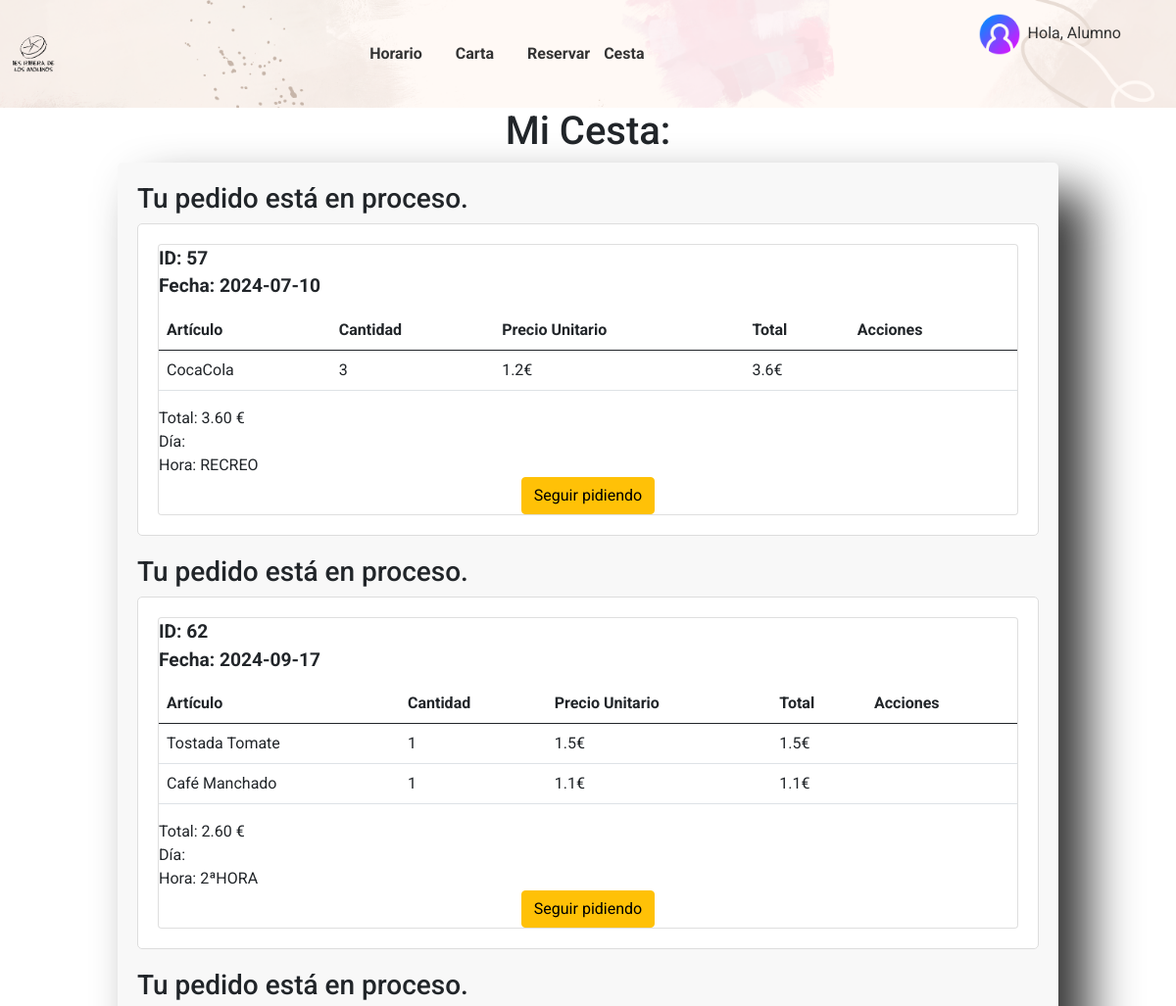
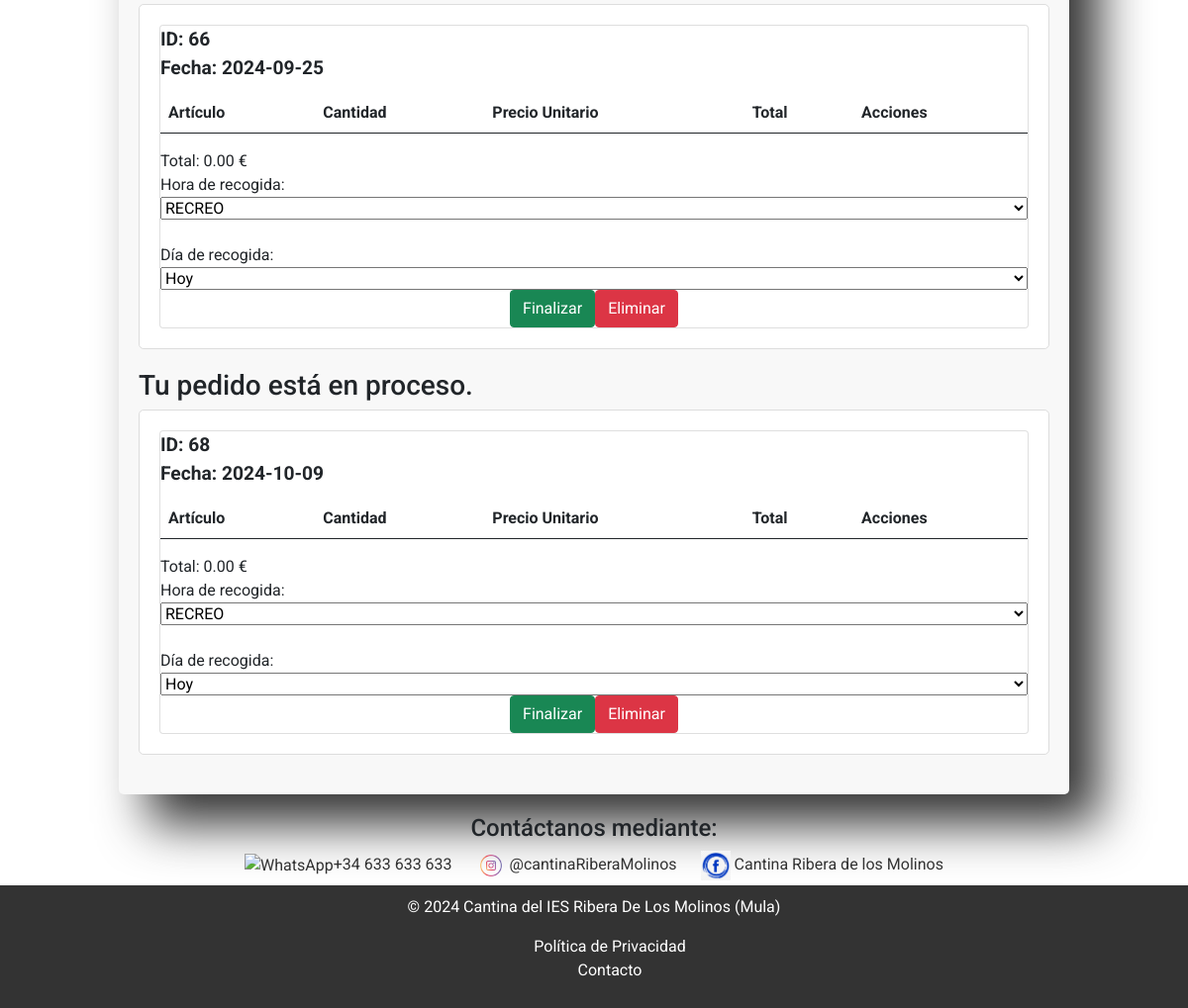
The app's page /TFG/cesta.php (signed in), older data (2 pictures, top to bottom).
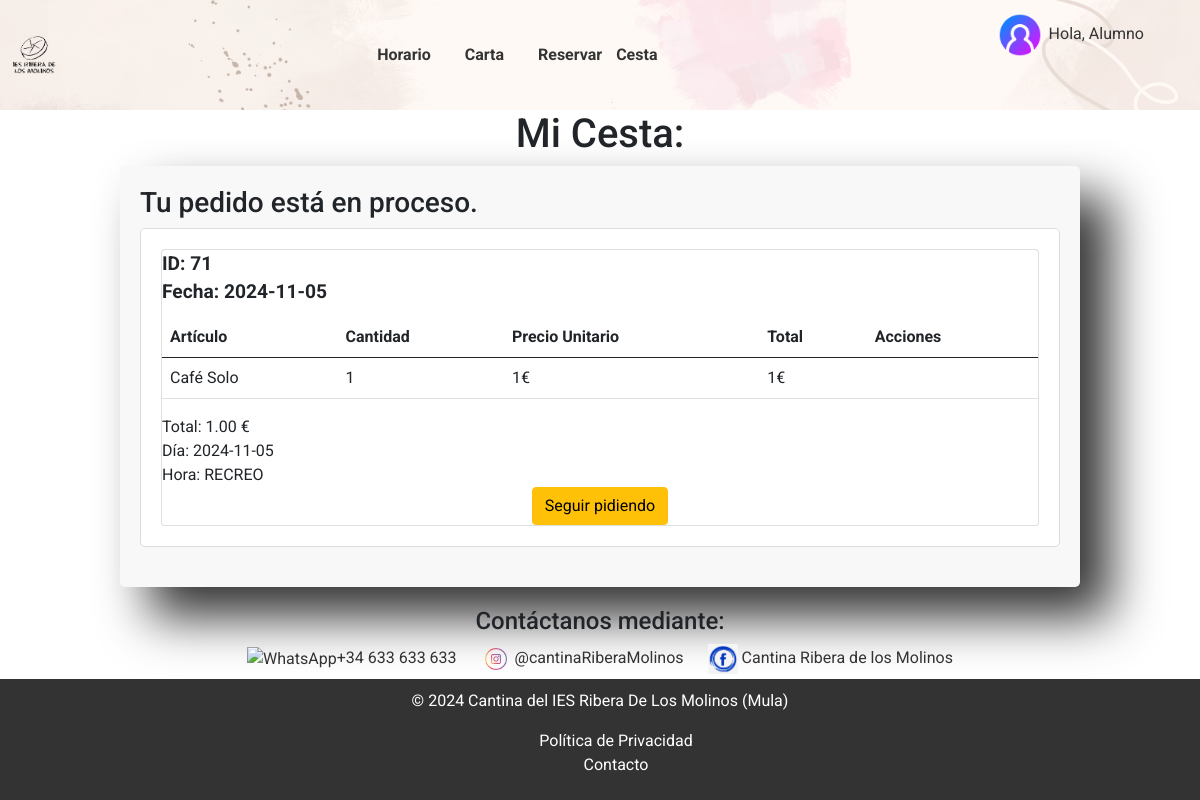
The same page, newer data.
### tables this page shows
CREATE TABLE `pedido` (
  `idPedido` int(11) NOT NULL,
  `idUsuario` int(11) NOT NULL,
  `fecha` date NOT NULL,
  `hora` time NOT NULL,
  `fechaRecogida` date DEFAULT NULL,
  `pagado` tinyint(1) NOT NULL,
  `realizado` tinyint(1) NOT NULL,
  `precioPedido` decimal(10,2) NOT NULL,
  `finalizado` tinyint(1) DEFAULT NULL,
  `horaRecogida` varchar(50) DEFAULT NULL,
  `siendoRealizado` tinyint(1) DEFAULT NULL
);

CREATE TABLE `articulo` (
  `idArticulo` int(11) NOT NULL,
  `articulo` varchar(200) NOT NULL,
  `pvp` float NOT NULL,
  `precioCompra` float NOT NULL,
  `stock` int(11) NOT NULL,
  `idProveedor` int(11) NOT NULL,
  `idCategoria` int(11) NOT NULL
);

### TFG/db/bd.inc.php (called while the page is built, shortened)
<?php
function conectar() {
    try {
        $host = "localhost";
        $basedatos = "tfg";
        $usuario = "root";
        $password = "";
        return new PDO("mysql:host=$host;dbname=$basedatos", $usuario, $password);
    } catch (PDOException $e) {
        echo $e->getMessage();
    }
}
function obtenerNombreArticulo($idArticulo) {
    $conexion = conectar();
    $sql = $conexion->prepare("SELECT articulo FROM articulo WHERE idArticulo=:idArticulo");
    $sql->bindParam(':idArticulo', $idArticulo);
    $sql->execute();
    $sql->setFetchMode(PDO::FETCH_ASSOC);
    $resultado = $sql->fetch();
    return $resultado['articulo'];
}
function obtenerPrecioArticulo($idArticulo) {
    $conexion = conectar();
    $sql = $conexion->prepare("SELECT pvp FROM articulo WHERE idArticulo=:idArticulo");
    $sql->bindParam(':idArticulo', $idArticulo);
    $sql->execute();
    $sql->setFetchMode(PDO::FETCH_ASSOC);
    $resultado = $sql->fetch();
    return $resultado['pvp'];
}
function obtenerIdUsuario() {
    if(session_status() == PHP_SESSION_ACTIVE && isset($_SESSION['correo'])) {
        $conexion = conectar();
        $sql = $conexion->prepare("SELECT idUsuario FROM usuario WHERE correo=:correo");
        $sql->bindParam(':correo', $_SESSION['correo']);
        $sql->execute();
        $sql->setFetchMode(PDO::FETCH_ASSOC);
        $resultado = $sql->fetch();
        return $resultado['idUsuario'];
    } else {
        return null;
    }
}
function obtenerPedidosNoPagados($idUsuario) {
    $conexion = conectar();
    $sql = $conexion->prepare("SELECT * FROM `pedido` WHERE `idUsuario` = :idUsuario AND `pagado` = 0");
    $sql->bindParam(':idUsuario', $idUsuario, PDO::PARAM_INT);
    $sql->execute();
    return $sql->fetchAll(PDO::FETCH_ASSOC);
}
function obtenerLineasPedido($idPedido) {
    $conexion = conectar();
    $sql = $conexion->prepare("SELECT * FROM `pedido-linea` WHERE `idPedido`=:idPedido");
    $sql->bindParam(':idPedido', $idPedido);
    $sql->execute();
    $sql->setFetchMode(PDO::FETCH_ASSOC);
    return $sql->fetchAll();
}
function obtenerEstadoPedido($idPedido) {
    $conexion = conectar();
    $sql = $conexion->prepare("SELECT realizado FROM pedido WHERE idPedido = :idPedido");
    $sql->bindValue(':idPedido', $idPedido);
    $sql->execute();
    $pedido = $sql->fetch(PDO::FETCH_ASSOC);
    if ($pedido) {
        return $pedido['realizado'];
    } else {
        return false;
    }
}
function obtenerFinalizadoPedido($idPedido) {
    $conexion = conectar();
    $sql = $conexion->prepare("SELECT finalizado FROM pedido WHERE idPedido = :idPedido");
    $sql->bindValue(':idPedido', $idPedido);
    $sql->execute();
    $pedido = $sql->fetch(PDO::FETCH_ASSOC);
    if ($pedido) {
        return $pedido['finalizado'];
    } else {
        return false;
    }
}

### TFG/cesta.php (the view, shortened to what this page needs)
<!DOCTYPE html>
<html lang="es">
<head>
    <link rel="stylesheet" href="./CSS/index.css">
    <link rel="stylesheet" href="./CSS/cesta.css">
    <link href="https://cdn.jsdelivr.net/npm/bootstrap@5.0.0/dist/css/bootstrap.min.css" rel="stylesheet">
    <link rel="stylesheet" href="https://cdnjs.cloudflare.com/ajax/libs/font-awesome/5.15.3/css/all.min.css">
    <link href="https://cdn.jsdelivr.net/npm/bootstrap-icons/font/bootstrap-icons.css" rel="stylesheet">
</head>
<?php
include("./includes/header.php");
include './db/bd.inc.php';
?>
<body>
    <?php
    if (isset($_SESSION['hola'])) {
        echo '<h1 class="titulo">Mi Cesta:</h1>';
        echo '<div class="cesta">';
        $idUsuario = obtenerIdUsuario();
        $pedidosNoPagados = obtenerPedidosNoPagados($idUsuario);
        if ($pedidosNoPagados) {
            foreach ($pedidosNoPagados as $pedido) {
                $idPedido = $pedido['idPedido'];
                $estadoPedido = obtenerEstadoPedido($idPedido);
                $finalizadoPedido = obtenerFinalizadoPedido($idPedido);
                if ($estadoPedido) {
                    echo '<h3>Tu pedido ha sido realizado y está preparado para la entrega</h3>';
                } else {
                    echo '<h3>Tu pedido está en proceso.</h3>';
                }
                echo "<div class='pedidoUsuario' id='pedido-$idPedido'>";
                echo "<div class='card'>";
                echo "<div class='pedido'>";
                echo "ID: " . $pedido["idPedido"] . "<br>" . "Fecha: " . $pedido["fecha"] . "<br>";
                echo "</div>";
                echo "<table class='table'>";
                echo "<thead><tr><th>Artículo</th><th>Cantidad</th><th>Precio Unitario</th><th>Total</th><th>Acciones</th></tr></thead>";
                echo "<tbody>";
                $lineasPedido = obtenerLineasPedido($idPedido);
                foreach ($lineasPedido as $linea) {
                    $nombreArticulo = obtenerNombreArticulo($linea["idArticulo"]);
                    $precioArticulo = obtenerPrecioArticulo($linea["idArticulo"]);
                    $precioTotal = $precioArticulo * $linea["cantidad"];
                    echo "<tr>";
                    echo "<td>" . $nombreArticulo . "</td>";
                    echo "<td>" . $linea["cantidad"] . "</td>";
                    echo "<td>" . $precioArticulo . "€</td>";
                    echo "<td>" . $precioTotal . "€</td>";
                    echo "<td>";
                    echo "</td></tr>";
                }
                echo "</tbody></table>";
                echo "<div id='total-$idPedido'>Total: " . $pedido["precioPedido"] . " €</div>";
                if ($finalizadoPedido) {
                    echo "<div id='recogida-$idPedido'>Día: " . $pedido["fechaRecogida"] . "</div>";
                    echo "<div id='recogida-$idPedido'>Hora: " . $pedido["horaRecogida"] . "</div>";
                }
                if (!$estadoPedido) {
                    if ($finalizadoPedido) {
                        echo '<center><button type="button" class="finalizar btn btn-warning" data-id="'.$idPedido.'" onclick="finalizarPedido('.$idPedido.')">Seguir pidiendo</button></center>';
                    } else {
                        echo "<label>Hora de recogida:</label>";
                        echo '<select id="horaRecogida" name="horaRecogida">
                                <option value="RECREO" selected>RECREO</option>
                                <option value="1ªHORA">1ª HORA</option>
                                <option value="2ªHORA">2ª HORA</option>
                                <option value="3ªHORA">3ª HORA</option>
                                <option value="4ªHORA">4ª HORA</option>
                                <option value="5ªHORA">5ª HORA</option>
                              </select>';
                        echo "<br><label>Día de recogida:</label>";
                        echo '<select id="fechaRecogida" name="fechaRecogida">
                                <option value="HOY" selected>Hoy</option>
                                <option value="MAÑANA">Mañana</option>
                              </select>';
                        echo '<center><button type="button" class="finalizar btn btn-success" data-id="'.$idPedido.'" onclick="finalizarPedido('.$idPedido.')">Finalizar</button>';
                        echo '<button type="button" class="btn btn-danger" onclick="eliminarPedido('.$idPedido.')">Eliminar</button></center>';
                    }
                }
                echo "</div></div>";
            }
        } else {
            echo '<h3>No tienes pedidos pendientes.</h3>';
        }
        echo '</div>';
    } else {
        echo '<div class="login-message">';
        echo '<h1 class="tituloReserva">Por favor inicie sesión para seguir</h1>';
        echo '<p class="pIniciar">Para poder hacer un pedido tienes que <a href="/TFG-main/TFG/InicioDeSesion/inicioSesion.php" class="aIniciar">iniciar sesión</a></p>';
        echo '</div>';
    }
    ?>
</body>
<?php
include("./includes/footer.php")
?>
</html>

### TFG/includes/header.php (shortened to what this page needs)
<link rel="stylesheet" href="/TFG-MAIN/TFG/CSS/header.css">
<header>
    <div class="header">
        <a href="/TFG-MAIN/TFG/index.php" class="no-animation"><img src="/TFG-MAIN/TFG/IMAGES/logoRibera.png" alt="Logo de la Cantina"></a>
        <nav>
            <ul>
                <li><a href="/TFG-MAIN/TFG/horario.php">Horario</a></li>
                <li>
    <a href="/TFG-MAIN/TFG/cartas/cartaEntera.php">Carta</a>
</li>
                <li>
<?php
if (isset($_SESSION['tipo']) && $_SESSION['tipo'] == 'Trabajador') {
    echo '<a href="/TFG-MAIN/TFG/trabajador/contabilidad.php">Contabilidad </a>';
    echo '<a href="/TFG-main/TFG/trabajador/usuarios.php">Usuarios </a>';
    echo '<div class="dropdown">';
    echo '<a href="/TFG-MAIN/TFG/trabajador/pedidos.php">Pedidos</a>';
    echo '<div class="dropdown-content">';
    echo '<a href="/TFG-MAIN/TFG/trabajador/pedidos/pendientes.php">Pendientes</a>';
    echo '<a href="/TFG-MAIN/TFG/trabajador/pedidos/proceso.php">Realizandose</a>';
    echo '<a href="/TFG-MAIN/TFG/trabajador/pedidos/terminados.php">Terminados</a>';
    echo '<a href="/TFG-MAIN/TFG/trabajador/pedidos/pagados.php">Pagados</a>';
    echo '</div>';
    echo '</div>';
    echo '<a href="/TFG-MAIN/TFG/trabajador/productos.php">Productos</a>';
    echo '<a href="/TFG-MAIN/TFG/reservaPedido.php">  Reservar   </a>';
    echo '<a href="/TFG-MAIN/TFG/cesta.php"> Cesta   </a>';
} else {
    echo '<a href="/TFG-MAIN/TFG/reservaPedido.php">  Reservar   </a>';
    echo '<a href="/TFG-MAIN/TFG/cesta.php"> Cesta   </a>';
}
?>
            </li>
            </ul>
        </nav>
        <?php
if (isset($_SESSION['username'])) {
    echo '<div class="user-icon">';
    switch ($_SESSION['tipo']) {
        case 'Alumno':
            $user_icon = 'user_icon_a.png';
            break;
    }
    echo '<a href="/TFG-main/TFG/InicioDeSesion/miPerfil.php" class="no-animation"> <img src="/TFG-MAIN/TFG/IMAGES/' . $user_icon . '" alt="Icono de usuario"> Hola, ' . $_SESSION['username'] .'</p> </a>';
    echo '</div>';
} else {
    echo '<a href="/TFG-main/TFG/InicioDeSesion/inicioSesion.php">Iniciar Sesión</a>';
}
?>
    </div>
</header>

### TFG/includes/footer.php
<link rel="stylesheet" href="/TFG-MAIN/TFG/CSS/footer.css">
<footer>
        <div class="social-media">
            <h4>Contáctanos mediante:</h4>
            <a href="https://wa.me/tunumerodewhatsapp" target="_blank"><img src="/TFG-MAIN/TFG/IMAGES/whatsapp.jpg" alt="WhatsApp">+34 633 633 633</a>
            <a href="https://www.instagram.com/tuperfildeinstagram/" target="_blank"><img src="/TFG-MAIN/TFG/IMAGES/instagram.png" alt="Instagram"> @cantinaRiberaMolinos</a>
            <a href="https://www.facebook.com/tuperfildefacebook/" target="_blank"><img src="/TFG-MAIN/TFG/IMAGES/facebook.png" alt="Facebook"> Cantina Ribera de los Molinos</a>
        </div>
        <div class="site-footer">
            <div class="footer-content">
                <p>&copy; 2024 Cantina del IES Ribera De Los Molinos (Mula)</p>
                <ul>
                    <li><a href="/TFG-MAIN/TFG/politica-privacidad.php">Política de Privacidad</a></li>
                    <li><a href="/TFG-MAIN/TFG/contacto.php">Contacto</a></li>
                </ul>
            </div>
        </div>
    </footer>
</body>

### TFG/CSS/index.css (style rules this page uses)
body { width: 100%; font-family: 'Roboto', sans-serif; margin: 0 auto; }

### TFG/CSS/cesta.css (style rules this page uses)
.cesta { width: 80%; margin: auto; background-color: #f8f8f8; border-radius: 5px; padding: 20px; box-shadow: 30px 30px 50px #333; }
.titulo { text-align: center; }
.pedidoUsuario { border: 1px solid #ddd; margin-bottom: 20px; border-radius: 5px; padding: 20px; background-color: #fff; }
.pedido { font-size: 1.2em; font-weight: bold; margin-bottom: 10px; }

### TFG/CSS/header.css (style rules this page uses)
body { width: 100%; font-family: 'Roboto', sans-serif; margin: 0 auto; }
.header { position: relative; width: 100% auto; display: flex; justify-content: space-between; align-items: center; padding: 10px; background-image: url("/TFG-MAIN/TFG/IMAGES/header/header.png"); background-size: cover; background-repeat: no-repeat; }
.header img { max-height: 50px; }
.header a { text-decoration: none; color: #333; cursor: pointer }
.header ul li a { text-decoration: none; color: #333; position: relative; transition: border-bottom 0.3s ease; cursor: pointer }
.header ul li a::before { content: ""; position: absolute; bottom: -3px; left: 0; width: 0; height: 4px; background-color: #c7a9e6; transition: width 0.3s ease; cursor: pointer }
.user-icon { margin-right: 46px; position: relative; display: inline-block; }
nav ul { list-style: none; padding: 0; margin: 0; }
nav ul li { display: inline-block; margin-right: 20px; cursor: pointer }
nav ul li a { text-decoration: none; color: #333; font-weight: bold; cursor: pointer }
.header a { text-decoration: none; color: #333; position: relative; transition: border-bottom 0.3s ease; margin-right:10px ; cursor: pointer }
.header a::before { content: ""; position: absolute; bottom: -3px; left: 0; width: 0; height: 4px; background-color: #c7a9e6; transition: width 0.3s ease; cursor: pointer }
.header a.no-animation { transition: none !important; text-decoration: none; }
.header a.no-animation::before { display: none !important; }

### TFG/CSS/footer.css (style rules this page uses)
footer { text-align: center; }
.site-footer { background-color: #333; color: #fff; padding: 10px; text-align: center; margin-bottom: 0px !important; width: 100%; }
.site-footer a { color: #fff; text-decoration: none; margin: 0 10px; list-style: none; cursor: pointer }
.site-footer li { list-style: none; }
.social-media { margin-bottom: 5px; justify-content: center; align-items: center; margin-top: 20px; }
.social-media a { margin: 0 10px; text-decoration: none; color: #333; transition: color 0.3s ease; cursor: pointer; font-family: 'Roboto', sans-serif; }
.social-media img { width: 30px; height: 30px; }

Row changes from the older to the newer data that the page shows:
removed pedido: realizado "Tu pedido está en proceso.", idPedido "57", fecha "2024-07-10", precioPedido "3.60", horaRecogida "RECREO"
removed pedido-linea: idArticulo.articulo "CocaCola", cantidad "3", idArticulo.pvp "1.2", precioTotal "3.6", shown under "57"
removed pedido: realizado "Tu pedido está en proceso.", idPedido "62", fecha "2024-09-17", precioPedido "2.60", horaRecogida "2ªHORA"
removed pedido-linea: idArticulo.articulo "Tostada Tomate", cantidad "1", idArticulo.pvp "1.5", precioTotal "1.5", shown under "62"
removed pedido-linea: idArticulo.articulo "Café Manchado", cantidad "1", idArticulo.pvp "1.1", precioTotal "1.1", shown under "62"
removed pedido: realizado "Tu pedido está en proceso.", idPedido "66", fecha "2024-09-25", precioPedido "0.00"
removed pedido: realizado "Tu pedido está en proceso.", idPedido "68", fecha "2024-10-09", precioPedido "0.00"
added pedido: realizado "Tu pedido está en proceso.", idPedido "71", fecha "2024-11-05", precioPedido "1.00", fechaRecogida "2024-11-05", horaRecogida "RECREO"
added pedido-linea: idArticulo.articulo "Café Solo", cantidad "1", idArticulo "1", shown under "71"
